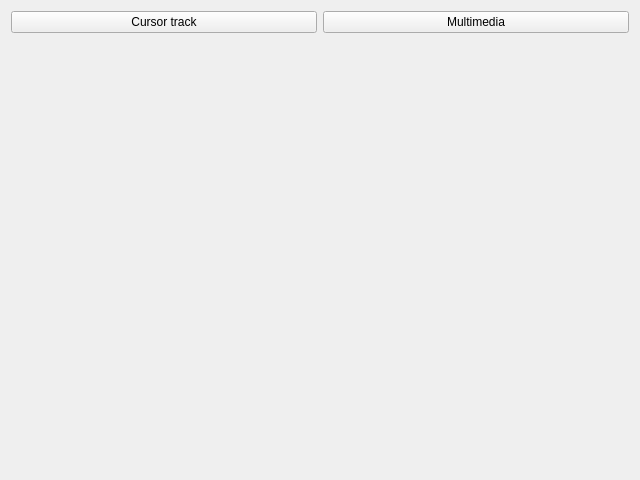
<?xml version="1.0" encoding="UTF-8"?>
<ui version="4.0">
	<class>MainWindow</class>
	<widget class="QMainWindow" name="MainWindow">
		<property name="geometry">
			<rect>
				<x>0</x>
				<y>0</y>
				<width>640</width>
				<height>480</height>
			</rect>
		</property>
		<property name="windowTitle">
			<string>Main Window</string>
		</property>
		<widget class="QWidget" name="CentralCoridor">
		<layout class="QVBoxLayout" name="MainLayout">
			<item>
			<layout class="QHBoxLayout" name="ButtonsLayout">
				<item>
				<widget class="QPushButton" name="cursorTrackingBut">
					<property name="text">
						<string>Cursor track</string>
					</property>
				</widget>
				</item>
				<item>
				<widget class="QPushButton" name="multimediaBut">
					<property name="text">
						<string>Multimedia</string>
					</property>
				</widget>
				</item>
			</layout>
			</item>
			<item>
			<widget class="QStackedWidget" name="stackedLayouts"/>
			</item>
		</layout>
		</widget>
	</widget>

	<layoutdefault spacing="6" margin="11"/>
	<connections/>
</ui>
